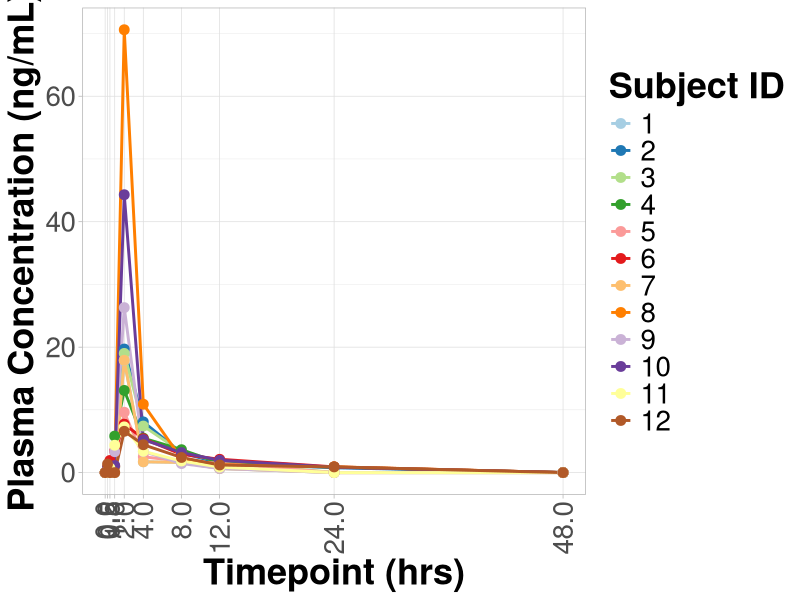
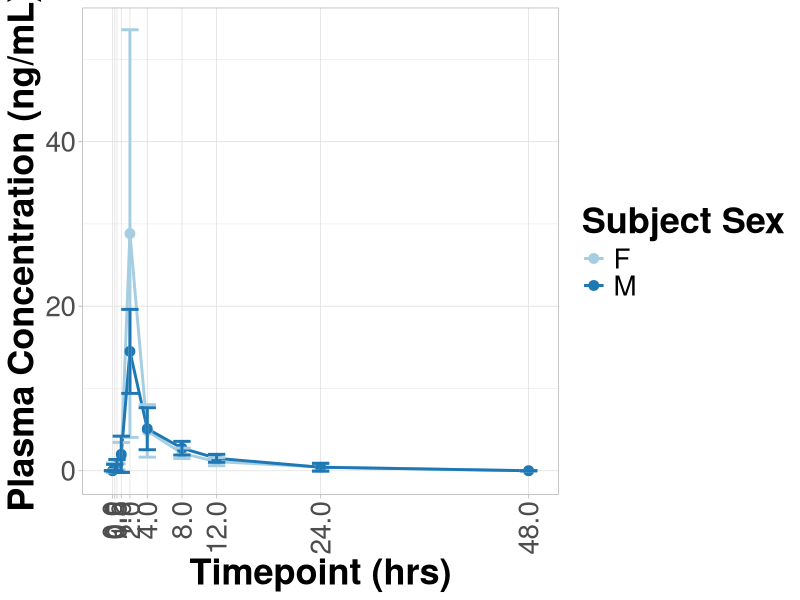
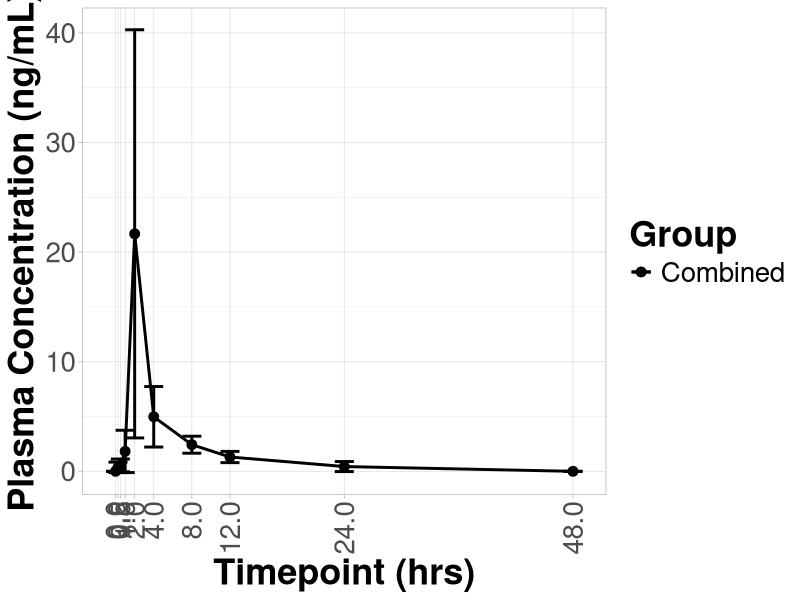
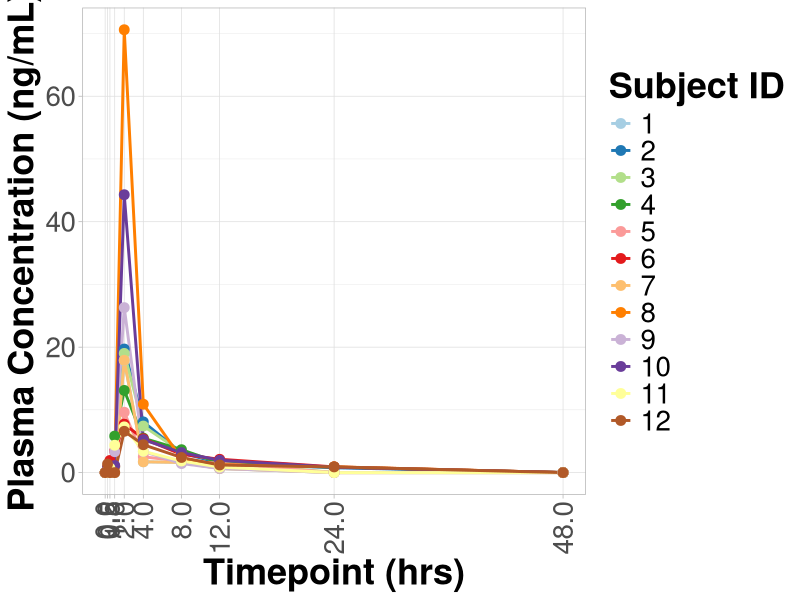
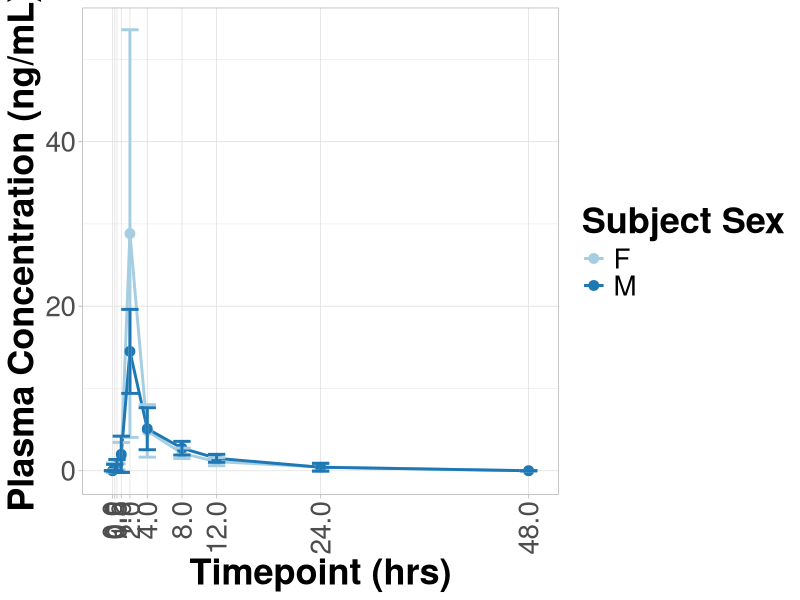
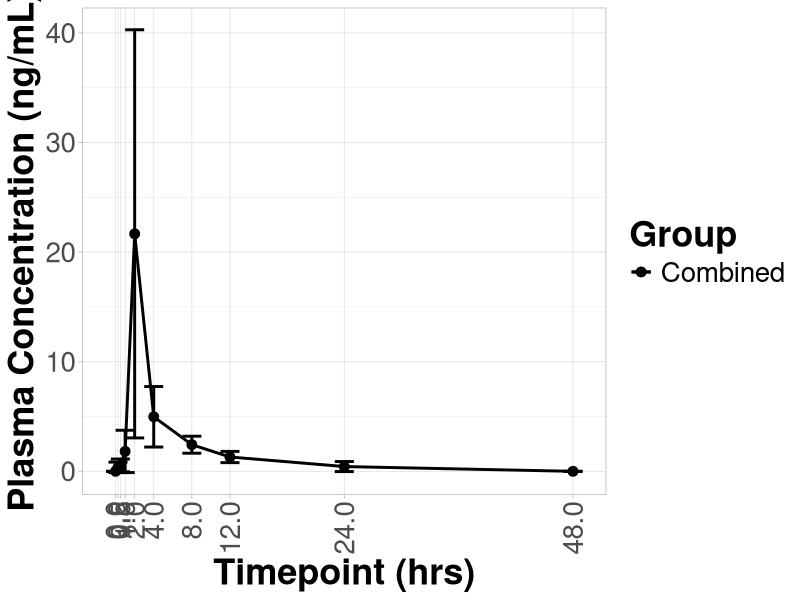

The R script that drew these images, in order:
library(dplyr)
library(ggplot2)

# load data
conc_vs_time_df <- read.csv('grapipriant_conc_vs_time.csv')

# set timepoints for x-axis ticks
x_major_ticks <- c(0, 0.25, 0.5, 1, 2, 4, 8, 12, 24, 48)
#x_major_ticks <- c(0, 2, 4, 8, 12, 24, 48)

# format tick axis labels
scale_fun <- function(x) sprintf("%.1f", x)

# plot individuals
individual_plot <- conc_vs_time_df %>%
  ggplot(aes(x=timepoint, y=plasma_conc_ng)) +
    geom_line(aes(color=factor(subject_id)), size=1) +
    #geom_point(aes(fill=factor(subject_id)), size=3, pch=21, color='black') +
    geom_point(aes(color=factor(subject_id)), size=3) +
    labs(color='Subject ID', fill='Subject ID', x='Timepoint (hrs)', y='Plasma Concentration (ng/mL)') +
    scale_x_continuous(breaks=x_major_ticks, minor_breaks = NULL, labels=scale_fun) +
    scale_color_brewer(palette="Paired") +
    theme_light() +
    theme(axis.text=element_text(size=20), 
          axis.text.x=element_text(angle = 90, vjust = 0.5, hjust=1),
          axis.title=element_text(size=26,face="bold"),
          legend.title=element_text(size=26,face="bold"),
          legend.text =element_text(size=20)
    )
individual_plot
individual_outpath <- 'grapipriant_conc_vs_time_individuals_7x6.pdf'
ggsave(individual_outpath,
       individual_plot,
       width = 7,
       height = 6
       )

# group by sex
group_by_sex_plot <- conc_vs_time_df %>%
  group_by(sex, timepoint) %>%
  summarize(
    plasma_conc_ng_mean = mean(plasma_conc_ng),
    plasma_conc_ng_sd = sd(plasma_conc_ng)
    ) %>%
    ggplot(aes(x=timepoint, y=plasma_conc_ng_mean)) +
    geom_line(aes(color=factor(sex)), size=1) +
      geom_point(aes(color=sex), size=3) +
      geom_errorbar(aes(
        ymin = plasma_conc_ng_mean-plasma_conc_ng_sd,
        ymax = plasma_conc_ng_mean+plasma_conc_ng_sd,
        color=sex),
        width = 2, size=1) +
      scale_x_continuous(breaks=x_major_ticks, minor_breaks = NULL, labels=scale_fun) +
      scale_color_brewer(palette="Paired") +
      labs(color='Subject Sex', x='Timepoint (hrs)', y='Plasma Concentration (ng/mL)') +
      theme_light() + 
      theme(axis.text=element_text(size=20), 
            axis.text.x=element_text(angle = 90, vjust = 0.5, hjust=1),
            axis.title=element_text(size=26,face="bold"),
            legend.title=element_text(size=26,face="bold"),
            legend.text =element_text(size=20)
      )

group_by_sex_plot
group_by_sex_plot_outpath <- 'grapipriant_conc_vs_time_sex_7x6.pdf'
ggsave(group_by_sex_plot_outpath,
       group_by_sex_plot,
       width = 7,
       height = 6
)

# combined group
combined_group_plot <- conc_vs_time_df %>%
  group_by(timepoint) %>%
  summarize(
    plasma_conc_ng_mean = mean(plasma_conc_ng),
    plasma_conc_ng_sd = sd(plasma_conc_ng)
  ) %>%
  mutate(group='Combined') %>%
  ggplot(aes(x=timepoint, y=plasma_conc_ng_mean)) +
  geom_point(aes(color=group), size=3) +
  geom_errorbar(aes(
    ymin = plasma_conc_ng_mean-plasma_conc_ng_sd,
    ymax = plasma_conc_ng_mean+plasma_conc_ng_sd,
    color=group),
    width = 2,
    size=1) +
  geom_line(aes(color=group), size=1) +
  scale_x_continuous(breaks=x_major_ticks, minor_breaks = NULL, labels=scale_fun) +
  labs(x='Timepoint (hrs)', y='Plasma Concentration (ng/mL)', color='Group') +
  theme_light() + 
  theme(axis.text=element_text(size=20), 
        axis.text.x=element_text(angle = 90, vjust = 0.5, hjust=1),
        axis.title=element_text(size=26,face="bold"),
        legend.title=element_text(size=26,face="bold"),
        legend.text =element_text(size=20)
  ) +
  scale_color_manual(values=c("black"))
combined_group_plot

combined_group_plot_outpath <- 'grapipriant_conc_vs_time_combined_7x6.pdf'
ggsave(combined_group_plot_outpath,
       combined_group_plot,
       width = 7,
       height = 6)
